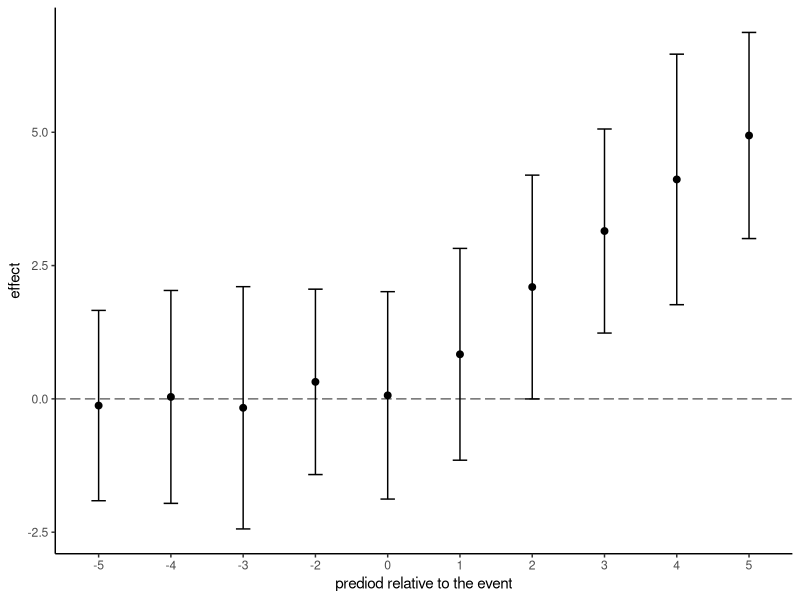
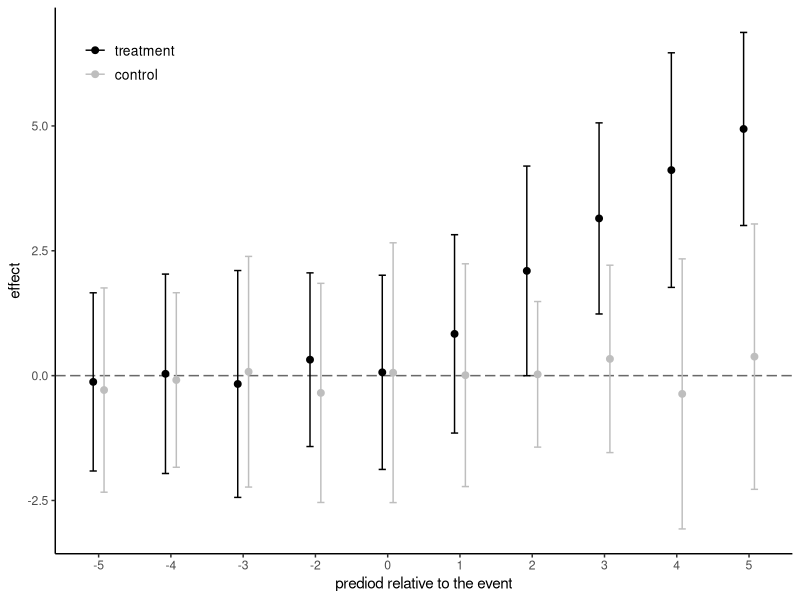
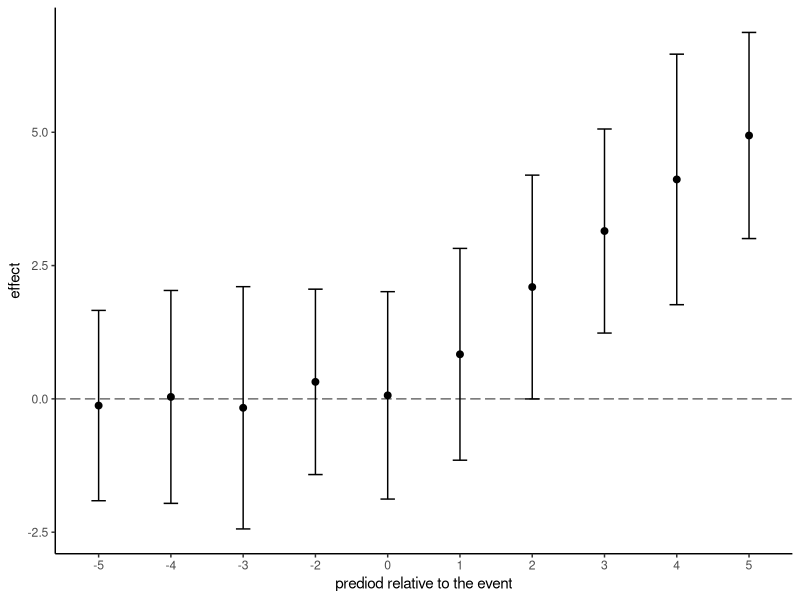
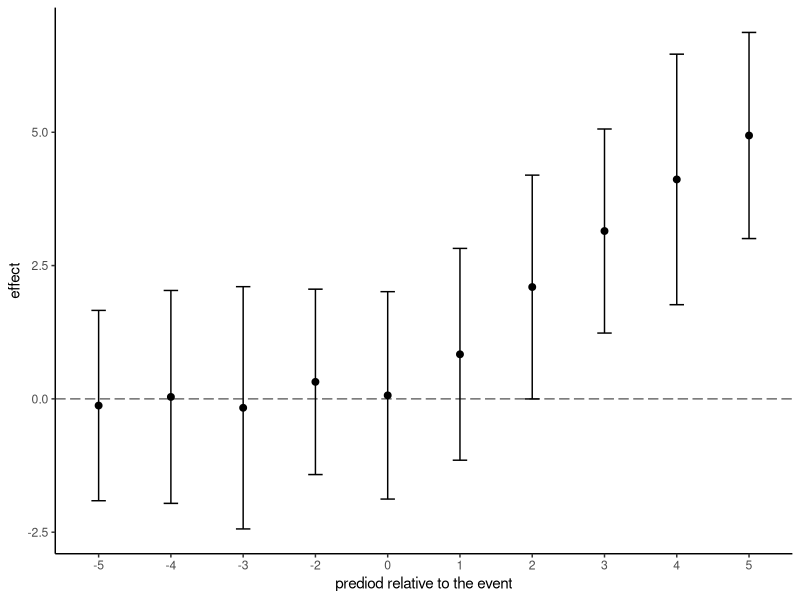
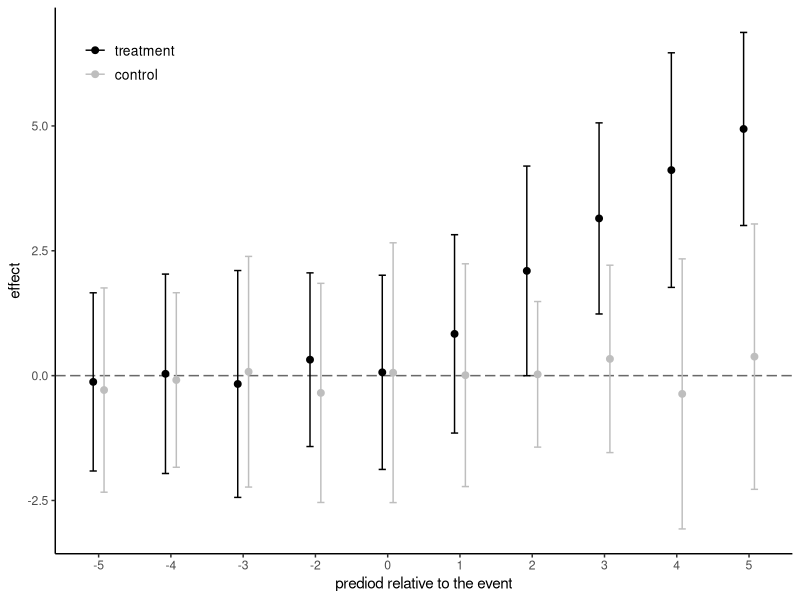
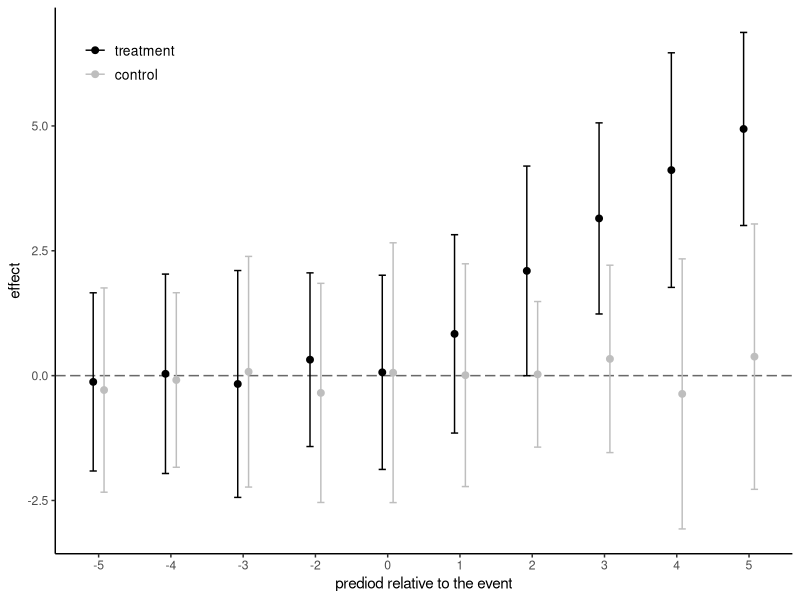

Source code (R) for these figures, in order:
# load packages
library(data.table)
library(ggplot2)

# generate data (point estimates and standard errors)

# do for a single group first

set.seed(1)
est <- c(rep(0,5),1:5)+rnorm(10,0,.2)

set.seed(2)
se <- rep(1,10)+rnorm(10,0,.1)

dt1 <- data.table(x=factor(c(-5:-2,0:5)),est,se)

gg1 <- ggplot(dt1,aes(x=x,y=est))+
  geom_hline(yintercept = 0,color="dimgray",linetype=5)+
  geom_errorbar(aes(ymin=est-1.96*se,ymax=est+1.96*se),width=.2)+
  geom_point(size=2)+
  labs(x="prediod relative to the event",y="effect")+
  theme_classic()

gg1

# save the plot as a png file and as an eps file
ggsave("event1.png",gg1,width=6.5,height=3.5,dpi="retina",device="png")
ggsave("event1.eps",gg1,width=6.5,height=3.5,dpi="retina",device="eps")

# do for two groups (e.g., treatment and control)

dt1[,`:=`(grp="treatment")]

set.seed(3)
est <- rep(0,10)+rnorm(10,0,.3)

set.seed(4)
se <- rep(1,10)+rnorm(10,0,.2)

dt2 <- data.table(x=factor(c(-5:-2,0:5)),est,se,grp="control")

dt <- rbind(dt1,dt2)
dt$grp <- factor(dt$grp,levels=c("treatment","control")) # this is so that treatment group shows up first, control group next (for the legend on the graph)

gg2 <- ggplot(dt,aes(x=x,y=est,color=grp))+
  geom_hline(yintercept = 0,color="dimgray",linetype=5)+
  geom_errorbar(aes(ymin=est-1.96*se,ymax=est+1.96*se),position= position_dodge(width=0.3),width=.2)+
  geom_point(size=2,position= position_dodge(width=0.3))+
  scale_color_manual(values=c("black","gray"))+
  labs(x="prediod relative to the event",y="effect")+
  theme_classic()+
  theme(legend.position = c(.1,.9),legend.title=element_blank(),legend.text=element_text(size=10))

gg2

# save the plot as a png file and as an eps file
ggsave("event2.png",gg2,width=6.5,height=3.5,dpi="retina",device="png")
ggsave("event2.eps",gg2,width=6.5,height=3.5,dpi="retina",device="eps")
